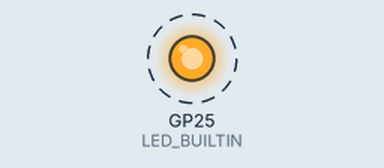
This program was run on a simulated Raspberry Pi Pico. Parts: output pins drawn as LEDs (lit = HIGH). Dashed ring = blinking. What the program prints to the serial monitor is not drawn.

Above: at 0.2 s.
Timing chart, 0 to 3.0 s (numbered marks = the images above):
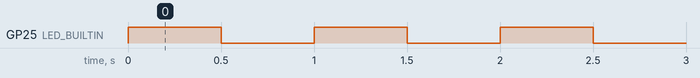

The program:

main.cpp
```cpp
#include <Arduino.h>

void setup() {
    Serial.begin(115200);
    pinMode(LED_BUILTIN, OUTPUT);
}

void loop() {
    Serial.println("Hello, world!");
    digitalWrite(LED_BUILTIN, HIGH);
    delay(500);
    digitalWrite(LED_BUILTIN, LOW);
    delay(500);
}
```

Measured:
- by itself, GP25 (LED_BUILTIN): alternates HIGH for 0.50 s and LOW for 0.50 s
